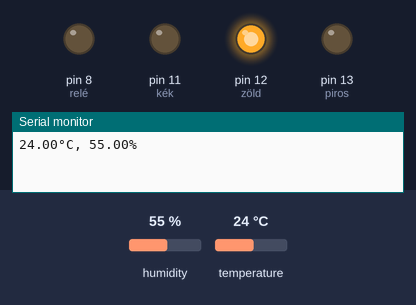
Simulated run of this sketch. Board: Arduino Uno, built with avr-gcc and run on an emulated ATmega328P. Parts: output pins drawn as LEDs (lit = HIGH), the last lines printed to the serial monitor. The inputs (shaded band) are chosen by the test bench; at power-on: humidity 55 %, temperature 24 °C.

Above: at 2.2 s.
2.3 s: humidity set to 59 %
5.0 s: humidity set to 62 %
At 5.6 s:
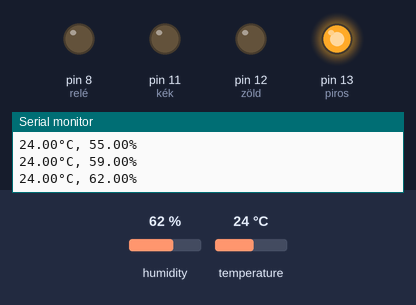
7.7 s: temperature set to 28 °C
10.4 s: temperature set to 31 °C
At 11.6 s:
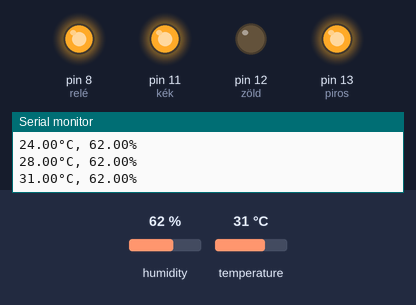
13.1 s: humidity set to 22 %
At 14.0 s:
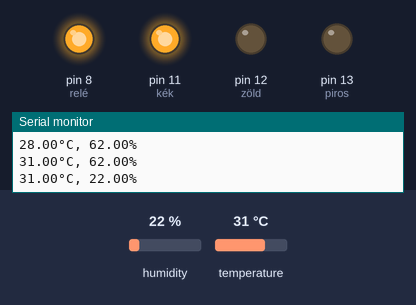
15.8 s: humidity set to 68 %
At 17.6 s:
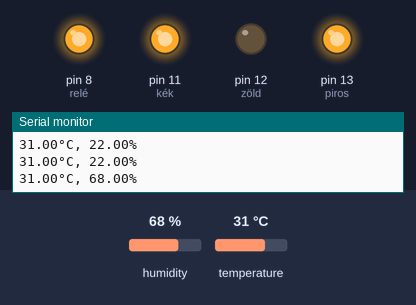
Timing chart, 0 to 19.1 s (numbered marks = the images above; inputs shaded):
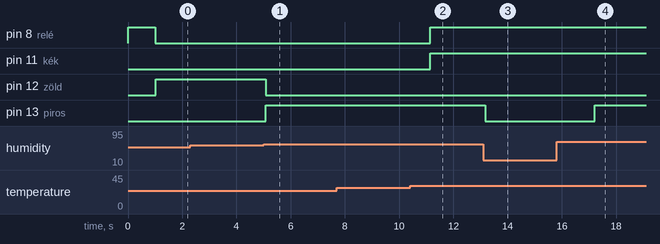

Measured:
- the behaviour switches between 60 and 61 % on humidity (found by bisection; images 0 and 1)
- the behaviour switches between 29 and 30 °C on temperature (found by bisection; images 1 and 2)
- after the input at 5.0 s, pin 12 (zöld): HIGH → LOW after 0.07 s; pin 13 (piros): LOW → HIGH after 0.07 s
- after the input at 10.4 s, pin 8 (relé), pin 11 (kék): LOW → HIGH after 0.75 s
- after the input at 13.1 s, pin 13 (piros): HIGH → LOW after 0.07 s
- after the input at 15.8 s, pin 13 (piros): LOW → HIGH after 1.4 s

The sketch:

homersekletEsParatartalom.ino
```cpp
#include <SimpleDHT.h>
SimpleDHT11 dht11;
float t, h;

void setup() {
  pinMode(11,OUTPUT);    // kék
  pinMode(12,OUTPUT);    // zöld
  pinMode(13,OUTPUT);    // piros
  pinMode(8,OUTPUT);     // relé
  digitalWrite(8, HIGH);    delay(1000);  digitalWrite(8, LOW);   // relé teszt
  Serial.begin(9600);    // soros port
}

void loop() {
  if (dht11.read2(7, &t, &h, NULL) == 0) {                 /* hiba > 0! */
     //&t és &h-ban történik meg az érékátadás
     //olyan, mintha globális változók lennének, nem paraméterek
     Serial.print(t,2); Serial.print("°C, "); //Celsius fok
     Serial.print(h,2); Serial.println("%");  //Páratartalom
  }

  digitalWrite(12, HIGH); //Zöld fel
  digitalWrite(11, LOW);  //Kék le
  digitalWrite(13, LOW);  //Piros le

  if (t > 29) {
    digitalWrite(12, LOW);
    digitalWrite(11, HIGH);
    digitalWrite(8, HIGH);
  }   //Zöld le, Kék fel, Relé fel

  else {
    digitalWrite(8, LOW);
  }  //Relé le

  if (h > 60) {
    digitalWrite(12, LOW);  digitalWrite(13, HIGH);
  }  //Zöld le, Piros fel

  delay(2000);
}
```
